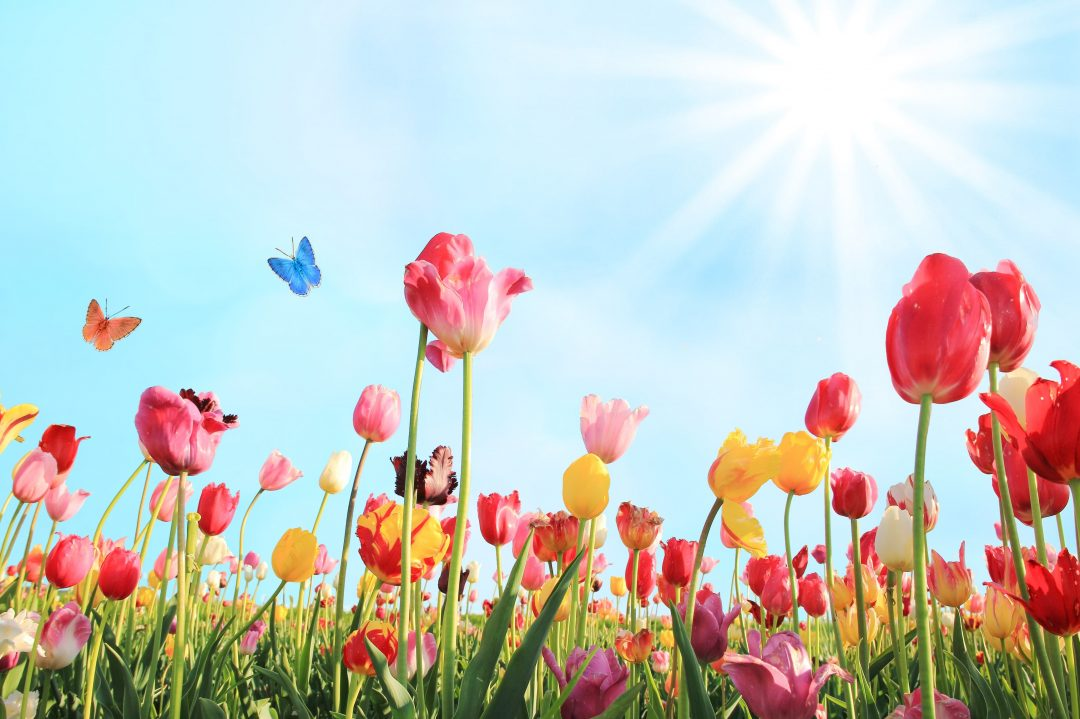
#> input picture img1.jpg, 1080 x 719 px
$ python lab6.py
#> lines starting #> are read from the running program, lines starting #| are printed output that depends on the picture
from PIL import Image, ImageDraw
import tkinter as tk
img = Image.open("img1.jpg")
#> img is the input picture: PIL image 1080x719 RGB; mean R, G, B 195.6, 198.3, 192

    # 1. Закраска области (красный прямоугольник)
img1 = img.copy()
img1.paste((255, 0, 0), (0, 0, 100, 100))
img1.show(title="Частичная заливка")

    # 2. Полная заливка (зеленый)
img2 = img.copy()
img2.paste((0, 128, 0), img2.getbbox())
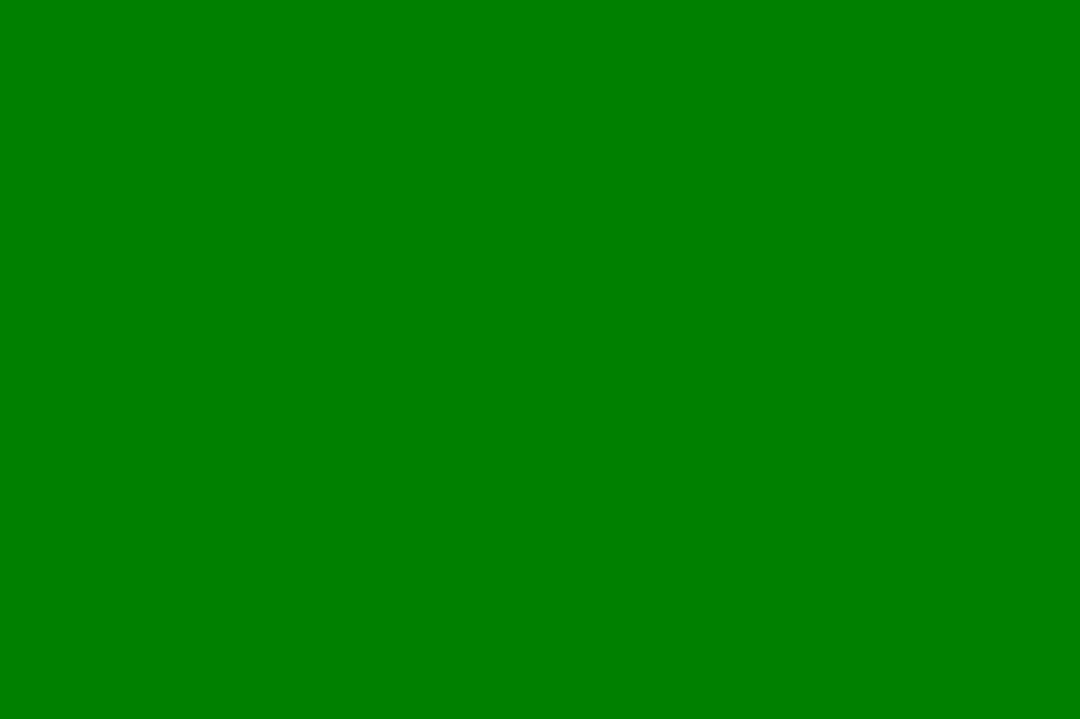
#> img2: PIL image 1080x719 RGB; mean R, G, B 0, 128, 0
img2.show(title="Полная заливка")

$ run again, with lab4-1.jpg copied over img1.jpg
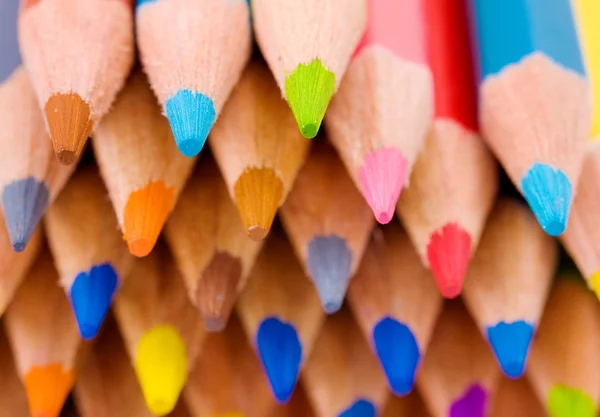
#> input picture lab4-1.jpg, 600 x 417 px
#> img is the input picture: PIL image 600x417 RGB; mean R, G, B 180.7, 125.3, 96.9
#> `img1.paste((255, 0, 0), (0, 0, 100, 100))`:
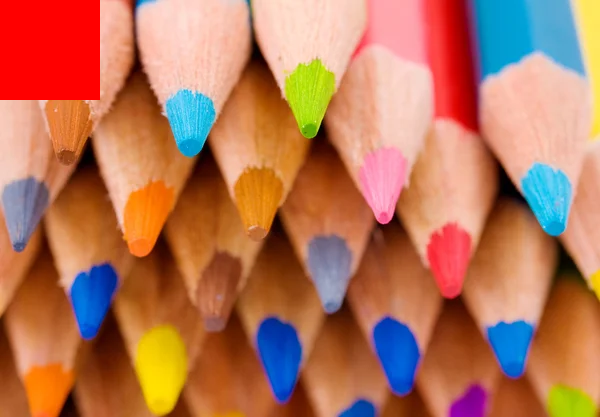
#> img1: PIL image 600x417 RGB; mean R, G, B 181.6, 117.9, 89.8
